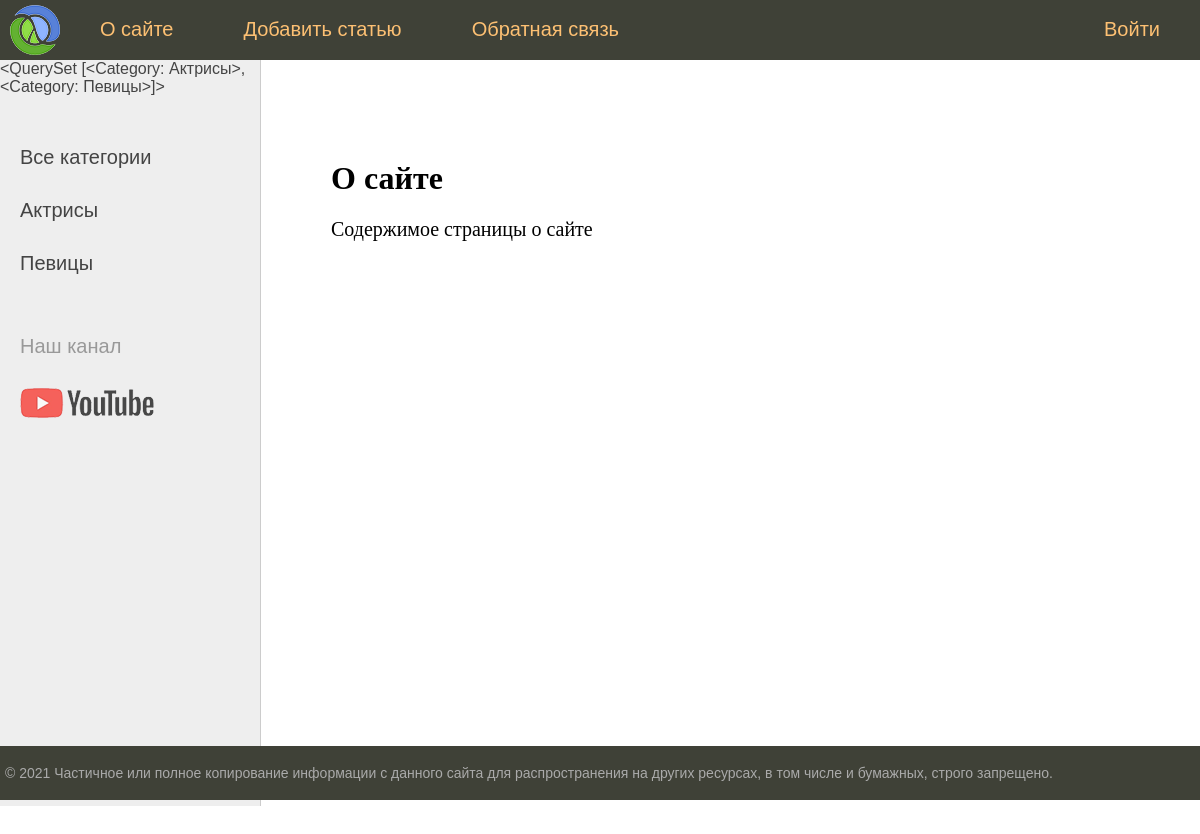
The page /about/ on the database its author committed.
### women/models.py (models this page shows)
class Category(models.Model):
    name = models.CharField(max_length=100, db_index=True, verbose_name='Категория')
    slug = models.SlugField(max_length=255, unique=True, db_index=True, verbose_name="URL")
    def __str__(self):
        return self.name
    def get_absolute_url(self):
        return reverse("category", kwargs={"cat_slug": self.slug})
    class Meta:
        verbose_name = 'Категория'
        verbose_name_plural = 'Категории'
        ordering = ['id']

### women/views.py (the view)
# urls.py: path('about/', about, name='about'),
def about(request):
    return render(request, 'women/about.html', {'menu': menu, 'title': 'О сайте'})

### women/templatetags/women_tags.py (called while the page is built)
@register.simple_tag(name='getcats')
def get_categories(filter=None):
    if not filter:
        return Category.objects.all()
    else:
        return Category.objects.filter(pk=filter)

@register.inclusion_tag('women/list_categories.html')
def show_categories(sort=None, cat_selected=0):
    if not sort:
        cats = Category.objects.all()
    else:
        cats = Category.objects.order_by(sort)
    return {"cats": cats, "cat_selected": cat_selected}

### women/templates/women/about.html
{% extends 'women/base.html' %}
{% block content %}
<h1>{{title}}</h1>
<p>Содержимое страницы о сайте
{% endblock %}

### women/templates/women/base.html (shortened to what this page needs)
{% load static %}
{% load women_tags %}
<!DOCTYPE html>
<html>
<head>
	<link type="text/css" href="{% static 'women/css/styles.css' %}" rel="stylesheet" />
</head>
<body>
<table class="table-page" border=0 cellpadding="0" cellspacing="0">
<tr><td valign=top>
{% block mainmenu %}
		<div class="header">
			<ul id="mainmenu" class="mainmenu">
			<li class="logo"><a href="{% url 'home' %}"><div class="logo"></div></a></li>
{% for m in menu %}
	{% if not forloop.last %}
			<li><a href="{% url m.url_name %}">{{m.title}}</a></li>
	{% else %}
			<li class="last"><a href="{% url m.url_name %}">{{m.title}}</a></li>
	{% endif %}
{% endfor %}
			</ul>
		</div>
{% endblock mainmenu %}
<table class="table-content" border=0 cellpadding="0" cellspacing="0">
<tr>
	<td valign="top" class="left-chapters">
		{% getcats %}
	<ul id="leftchapters">
{% if cat_selected == 0 %}
		<li class="selected">Все категории</li>
{% else %}
		<li><a href="{% url 'home' %}">Все категории</a></li>
{% endif %}
{% show_categories  'name' cat_selected %}
		<li class="share">
		<p>Наш канал</p>
		<a class="share-yt" href="https://www.youtube.com/channel/UClJzWfGWuGJL2t-3dYKcHTA/playlists" target="_blank" rel="nofollow"></a>
		</li>
	</ul>
</td>
<td valign="top" class="content">
	<div class="content-text">
{% block content %}
{% endblock %}
	</div>
</td></tr></table>
</td></tr>
<tr><td valign=top>
	<div id="footer">
		<p>&copy; 2021 Частичное или полное копирование информации с данного сайта для распространения на других ресурсах, в том числе и бумажных, строго запрещено.</p>
	</div>
</td></tr></table>
</body>
</html>

### women/templates/women/list_categories.html
{% for c in cats %}
	{% if c.pk == cat_selected %}
		<li class="selected">{{c.name}}</li>
	{% else %}
		<li><a href="{{ c.get_absolute_url }}">{{c.name}}</a></li>
	{% endif %}
{% endfor %}

### women/static/women/css/styles.css (style rules this page uses)
html, body { font-family: 'Arial'; margin: 0; padding: 0; height: 100%; width: 100%; color: #444; }
a { color: #0059b2; text-decoration: none; }
.table-page { width: 100%; height: 100%; vertical-align: top; }
.table-page tr { height: 100%; }
.header { background: #3F4137; height: 60px; }
.logo { background: url('../images/logo.png') no-repeat 10px 5px; width: 70px; height: 60px; }
ul.mainmenu { list-style: none; margin: 0; padding: 0; height: 60px; color: #fdc073; font-size: 20px; overflow: hidden; }
ul.mainmenu li { float: left; margin: 18px 40px 0 30px; }
ul.mainmenu li.logo { margin: 0; }
ul.mainmenu li.last { float: right; }
ul.mainmenu li a { color: #fdc073; text-decoration: none; }
.table-content { width: 100%; min-height: 100%; height: 100%; }
.left-chapters { margin: 0; background: #eee; border-right: 1px solid #ccc; min-height: 100%; }
.left-chapters ul { width: 230px; min-height: 100%; margin: 0; padding: 20px 10px 10px 20px; list-style: none; font-size: 20px; }
.left-chapters ul li { margin: 30px 0 0 0; color: #999; }
.left-chapters ul li a { color: #444; text-decoration: none; }
.left-chapters ul li.share { margin: 60px 0 0 0; }
.left-chapters ul li.share p { margin: 30px 0 30px 0; }
.left-chapters ul li.share a { display: inline-block; width: 40px; height: 40px; margin: 0 20px 0 0; }
.left-chapters ul li.share a.share-yt { width: 100%; height: 30px; background: url('../images/share_yt.png') no-repeat 0 0 }
.content { padding: 40px 20px 20px 40px; width: 100%; box-sizing: border-box; }
.content-text { margin: 60px 0 0 30px; color: #000; font-size: 20px; font-family: Yandex Sans Display Light; }
.content-text h1 { font-size: 32px; }
#footer { box-sizing: border-box; background: #3F4137; padding: 5px; color: #aaa; font-size: 14px; font-family: Verdana, Geneva, Arial, Helvetica; text-align: left; overflow: hidden; }

### rows shown on the page
Category: name.name "<QuerySet [<Category: Актрисы>, <Category: Певицы>]>", name "Актрисы"
Category: name "Певицы"

### other values the page prints
{{ m.title }} "О сайте" "Добавить статью" "Обратная связь"
{{ m.title }} "Войти"
{{ title }} "О сайте"
